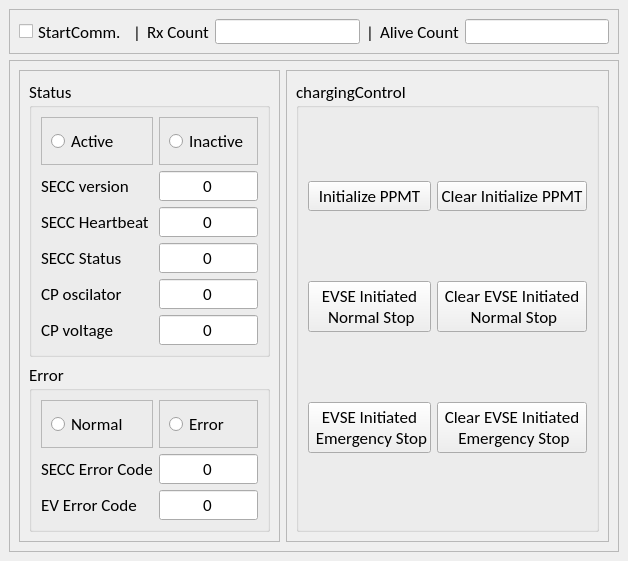
<?xml version="1.0" encoding="UTF-8"?>
<ui version="4.0">
 <class>MainWindow</class>
 <widget class="QMainWindow" name="MainWindow">
  <property name="geometry">
   <rect>
    <x>0</x>
    <y>0</y>
    <width>617</width>
    <height>518</height>
   </rect>
  </property>
  <property name="windowTitle">
   <string>MainWindow</string>
  </property>
  <widget class="QWidget" name="centralwidget">
   <layout class="QVBoxLayout" name="verticalLayout">
    <item>
     <widget class="QFrame" name="frame">
      <property name="maximumSize">
       <size>
        <width>16777215</width>
        <height>45</height>
       </size>
      </property>
      <property name="font">
       <font>
        <family>Calibri</family>
        <pointsize>13</pointsize>
       </font>
      </property>
      <property name="frameShape">
       <enum>QFrame::StyledPanel</enum>
      </property>
      <property name="frameShadow">
       <enum>QFrame::Raised</enum>
      </property>
      <layout class="QGridLayout" name="gridLayout_4">
       <item row="0" column="2">
        <widget class="QLabel" name="label_24">
         <property name="text">
          <string>Rx Count</string>
         </property>
        </widget>
       </item>
       <item row="0" column="6">
        <widget class="QLineEdit" name="leAliveCount">
         <property name="maximumSize">
          <size>
           <width>200</width>
           <height>16777215</height>
          </size>
         </property>
        </widget>
       </item>
       <item row="0" column="5">
        <widget class="QLabel" name="label_23">
         <property name="text">
          <string>Alive Count</string>
         </property>
        </widget>
       </item>
       <item row="0" column="4">
        <widget class="QLabel" name="label_25">
         <property name="minimumSize">
          <size>
           <width>0</width>
           <height>0</height>
          </size>
         </property>
         <property name="text">
          <string>|</string>
         </property>
         <property name="alignment">
          <set>Qt::AlignCenter</set>
         </property>
        </widget>
       </item>
       <item row="0" column="3">
        <widget class="QLineEdit" name="leRxCount">
         <property name="maximumSize">
          <size>
           <width>200</width>
           <height>16777215</height>
          </size>
         </property>
        </widget>
       </item>
       <item row="0" column="1">
        <widget class="QLabel" name="label_22">
         <property name="minimumSize">
          <size>
           <width>0</width>
           <height>0</height>
          </size>
         </property>
         <property name="text">
          <string>|</string>
         </property>
         <property name="alignment">
          <set>Qt::AlignCenter</set>
         </property>
        </widget>
       </item>
       <item row="0" column="0">
        <widget class="QCheckBox" name="cbStartComm">
         <property name="text">
          <string>StartComm.</string>
         </property>
        </widget>
       </item>
      </layout>
     </widget>
    </item>
    <item>
     <widget class="QFrame" name="frame_2">
      <property name="font">
       <font>
        <family>Calibri</family>
        <pointsize>13</pointsize>
       </font>
      </property>
      <property name="frameShape">
       <enum>QFrame::StyledPanel</enum>
      </property>
      <property name="frameShadow">
       <enum>QFrame::Raised</enum>
      </property>
      <layout class="QHBoxLayout" name="horizontalLayout_2">
       <item>
        <widget class="QFrame" name="frame_3">
         <property name="frameShape">
          <enum>QFrame::StyledPanel</enum>
         </property>
         <property name="frameShadow">
          <enum>QFrame::Raised</enum>
         </property>
         <layout class="QVBoxLayout" name="verticalLayout_3">
          <item>
           <widget class="QGroupBox" name="groupBox_3">
            <property name="title">
             <string>Status</string>
            </property>
            <layout class="QGridLayout" name="gridLayout_3">
             <item row="1" column="0">
              <widget class="QFrame" name="frame_12">
               <property name="frameShape">
                <enum>QFrame::StyledPanel</enum>
               </property>
               <property name="frameShadow">
                <enum>QFrame::Raised</enum>
               </property>
               <layout class="QHBoxLayout" name="horizontalLayout_17">
                <item>
                 <widget class="QRadioButton" name="rbStsActive">
                  <property name="text">
                   <string>Active</string>
                  </property>
                 </widget>
                </item>
               </layout>
              </widget>
             </item>
             <item row="6" column="1">
              <widget class="QLineEdit" name="leCpOsc">
               <property name="font">
                <font>
                 <family>Calibri</family>
                 <pointsize>13</pointsize>
                </font>
               </property>
               <property name="text">
                <string>0</string>
               </property>
               <property name="alignment">
                <set>Qt::AlignCenter</set>
               </property>
              </widget>
             </item>
             <item row="2" column="1">
              <widget class="QLineEdit" name="leSECCversion">
               <property name="font">
                <font>
                 <family>Calibri</family>
                 <pointsize>13</pointsize>
                </font>
               </property>
               <property name="text">
                <string>0</string>
               </property>
               <property name="alignment">
                <set>Qt::AlignCenter</set>
               </property>
              </widget>
             </item>
             <item row="4" column="0">
              <widget class="QLabel" name="label">
               <property name="font">
                <font>
                 <family>Calibri</family>
                 <pointsize>13</pointsize>
                </font>
               </property>
               <property name="text">
                <string>SECC Heartbeat </string>
               </property>
              </widget>
             </item>
             <item row="2" column="0">
              <widget class="QLabel" name="label_6">
               <property name="font">
                <font>
                 <family>Calibri</family>
                 <pointsize>13</pointsize>
                </font>
               </property>
               <property name="text">
                <string>SECC version</string>
               </property>
              </widget>
             </item>
             <item row="4" column="1">
              <widget class="QLineEdit" name="leSECCheartbeat">
               <property name="font">
                <font>
                 <family>Calibri</family>
                 <pointsize>13</pointsize>
                </font>
               </property>
               <property name="text">
                <string>0</string>
               </property>
               <property name="alignment">
                <set>Qt::AlignCenter</set>
               </property>
              </widget>
             </item>
             <item row="1" column="1">
              <widget class="QFrame" name="frame_13">
               <property name="frameShape">
                <enum>QFrame::StyledPanel</enum>
               </property>
               <property name="frameShadow">
                <enum>QFrame::Raised</enum>
               </property>
               <layout class="QHBoxLayout" name="horizontalLayout_18">
                <item>
                 <widget class="QRadioButton" name="rbStsInactive">
                  <property name="text">
                   <string>Inactive</string>
                  </property>
                 </widget>
                </item>
               </layout>
              </widget>
             </item>
             <item row="6" column="0">
              <widget class="QLabel" name="label_4">
               <property name="font">
                <font>
                 <family>Calibri</family>
                 <pointsize>13</pointsize>
                </font>
               </property>
               <property name="text">
                <string>CP oscilator</string>
               </property>
              </widget>
             </item>
             <item row="7" column="0">
              <widget class="QLabel" name="label_5">
               <property name="font">
                <font>
                 <family>Calibri</family>
                 <pointsize>13</pointsize>
                </font>
               </property>
               <property name="text">
                <string>CP voltage</string>
               </property>
              </widget>
             </item>
             <item row="7" column="1">
              <widget class="QLineEdit" name="leCpVoltage">
               <property name="font">
                <font>
                 <family>Calibri</family>
                 <pointsize>13</pointsize>
                </font>
               </property>
               <property name="text">
                <string>0</string>
               </property>
               <property name="alignment">
                <set>Qt::AlignCenter</set>
               </property>
              </widget>
             </item>
             <item row="5" column="0">
              <widget class="QLabel" name="label_7">
               <property name="font">
                <font>
                 <family>Calibri</family>
                 <pointsize>13</pointsize>
                </font>
               </property>
               <property name="text">
                <string>SECC Status</string>
               </property>
              </widget>
             </item>
             <item row="5" column="1">
              <widget class="QLineEdit" name="leSECCStatus">
               <property name="font">
                <font>
                 <family>Calibri</family>
                 <pointsize>13</pointsize>
                </font>
               </property>
               <property name="text">
                <string>0</string>
               </property>
               <property name="alignment">
                <set>Qt::AlignCenter</set>
               </property>
              </widget>
             </item>
            </layout>
           </widget>
          </item>
          <item>
           <widget class="QGroupBox" name="groupBox_2">
            <property name="title">
             <string>Error</string>
            </property>
            <layout class="QGridLayout" name="gridLayout_2">
             <item row="1" column="1">
              <widget class="QLineEdit" name="leSECCErrCode">
               <property name="font">
                <font>
                 <family>Calibri</family>
                 <pointsize>13</pointsize>
                </font>
               </property>
               <property name="text">
                <string>0</string>
               </property>
               <property name="alignment">
                <set>Qt::AlignCenter</set>
               </property>
              </widget>
             </item>
             <item row="0" column="0">
              <widget class="QFrame" name="frame_15">
               <property name="frameShape">
                <enum>QFrame::StyledPanel</enum>
               </property>
               <property name="frameShadow">
                <enum>QFrame::Raised</enum>
               </property>
               <layout class="QHBoxLayout" name="horizontalLayout_20">
                <item>
                 <widget class="QRadioButton" name="rbErrNormal">
                  <property name="text">
                   <string>Normal</string>
                  </property>
                 </widget>
                </item>
               </layout>
              </widget>
             </item>
             <item row="1" column="0">
              <widget class="QLabel" name="label_2">
               <property name="font">
                <font>
                 <family>Calibri</family>
                 <pointsize>13</pointsize>
                </font>
               </property>
               <property name="text">
                <string>SECC Error Code</string>
               </property>
              </widget>
             </item>
             <item row="0" column="1">
              <widget class="QFrame" name="frame_14">
               <property name="frameShape">
                <enum>QFrame::StyledPanel</enum>
               </property>
               <property name="frameShadow">
                <enum>QFrame::Raised</enum>
               </property>
               <layout class="QHBoxLayout" name="horizontalLayout_19">
                <item>
                 <widget class="QRadioButton" name="rbErrError">
                  <property name="text">
                   <string>Error</string>
                  </property>
                 </widget>
                </item>
               </layout>
              </widget>
             </item>
             <item row="2" column="0">
              <widget class="QLabel" name="label_3">
               <property name="font">
                <font>
                 <family>Calibri</family>
                 <pointsize>13</pointsize>
                </font>
               </property>
               <property name="text">
                <string>EV Error Code</string>
               </property>
              </widget>
             </item>
             <item row="2" column="1">
              <widget class="QLineEdit" name="leEVErrCode">
               <property name="font">
                <font>
                 <family>Calibri</family>
                 <pointsize>13</pointsize>
                </font>
               </property>
               <property name="text">
                <string>0</string>
               </property>
               <property name="alignment">
                <set>Qt::AlignCenter</set>
               </property>
              </widget>
             </item>
            </layout>
           </widget>
          </item>
         </layout>
        </widget>
       </item>
       <item>
        <widget class="QFrame" name="frame_4">
         <property name="frameShape">
          <enum>QFrame::StyledPanel</enum>
         </property>
         <property name="frameShadow">
          <enum>QFrame::Raised</enum>
         </property>
         <layout class="QVBoxLayout" name="verticalLayout_2">
          <item>
           <widget class="QGroupBox" name="groupBox">
            <property name="title">
             <string>chargingControl</string>
            </property>
            <layout class="QGridLayout" name="gridLayout">
             <item row="3" column="1">
              <widget class="QPushButton" name="pbCtrlEVSEEStop_2">
               <property name="text">
                <string>Clear EVSE Initiated
 Emergency Stop</string>
               </property>
              </widget>
             </item>
             <item row="2" column="1">
              <widget class="QPushButton" name="pbCtrlEVSENStop_2">
               <property name="text">
                <string>Clear EVSE Initiated
 Normal Stop</string>
               </property>
              </widget>
             </item>
             <item row="0" column="1">
              <widget class="QPushButton" name="pbCtrlInitializePPMT_2">
               <property name="text">
                <string>Clear Initialize PPMT</string>
               </property>
              </widget>
             </item>
             <item row="2" column="0">
              <widget class="QPushButton" name="pbCtrlEVSENStop">
               <property name="text">
                <string>EVSE Initiated
 Normal Stop</string>
               </property>
              </widget>
             </item>
             <item row="0" column="0">
              <widget class="QPushButton" name="pbCtrlInitializePPMT">
               <property name="text">
                <string>Initialize PPMT</string>
               </property>
              </widget>
             </item>
             <item row="3" column="0">
              <widget class="QPushButton" name="pbCtrlEVSEEStop">
               <property name="text">
                <string>EVSE Initiated
 Emergency Stop</string>
               </property>
              </widget>
             </item>
            </layout>
           </widget>
          </item>
         </layout>
        </widget>
       </item>
      </layout>
     </widget>
    </item>
   </layout>
  </widget>
 </widget>
 <resources/>
 <connections/>
</ui>
